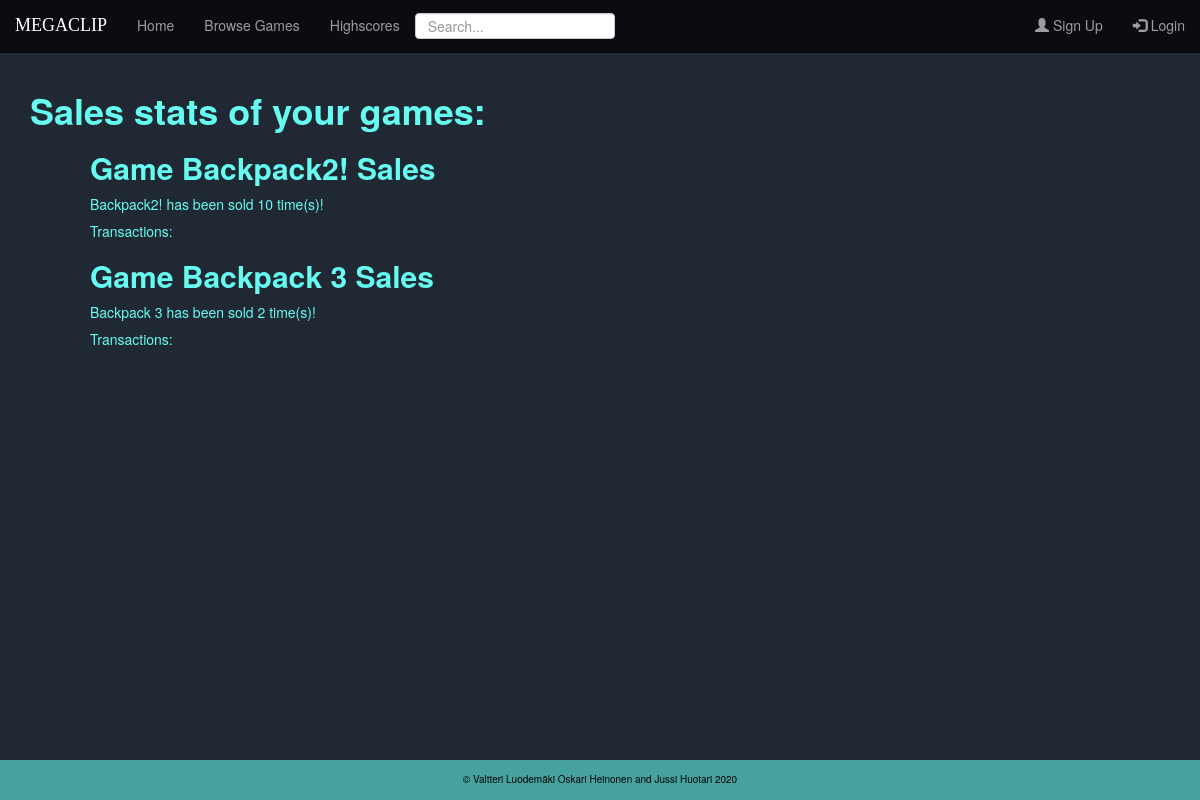
Page /user/Suppercell on the earlier database version.
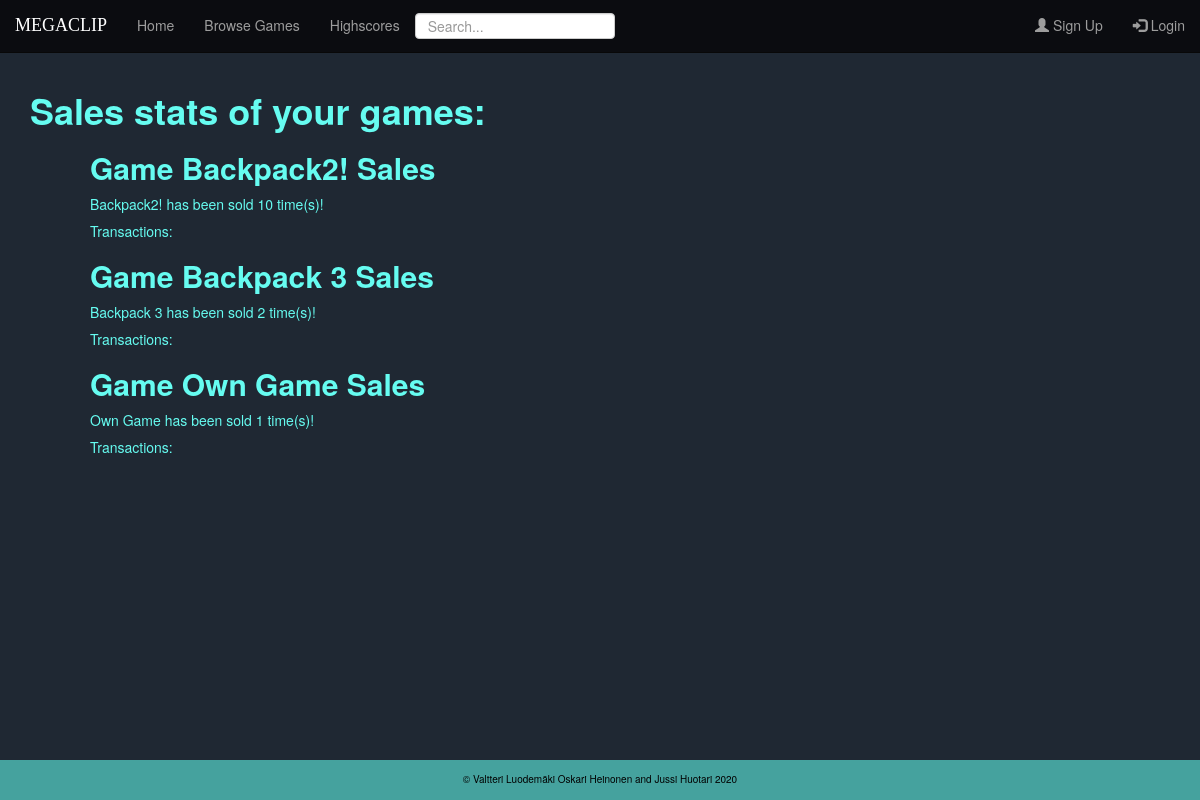
Same page on the later database version.
### gamestore/models.py (models this page shows, shortened)
class Game(models.Model):
    name = models.CharField(max_length=255, primary_key=True, unique=True)
    url = models.URLField(max_length=255)
    price = models.DecimalField(max_digits=20, decimal_places=2)
    developer = models.ForeignKey('users.CustomUser', on_delete=models.CASCADE, null=True)
    def sales(self):
        numbers_sold = Transaction.objects.filter(game=self).count()
        return numbers_sold

### gamestore/views.py (the view)
# urls.py: path('user/<str:username>',UserGameListView.as_view(),name='user-stats' ), #domain/user/johndoe
class UserGameListView(ListView):
    model = Game
    template_name = 'gamestore/user_stats.html'
    context_object_name = 'games'
    def get_queryset(self):
        user = get_object_or_404(CustomUser, username=self.kwargs.get('username'))
        return Game.objects.filter(developer=user)
    def get_context_data(self, **kwargs):
        context = super(UserGameListView, self).get_context_data(**kwargs)
        context.update({
            'transactions': Transaction.objects.all(),
            'sales_stats_page' : 'active'
        })
        return context

### gamestore/templates/gamestore/user_stats.html (shortened to what this page needs)
{% extends "base.html" %}
{% block content%}
<h1><strong>Sales stats of your games:</strong></h1>
<div class="cont-2">
  {% for game in games %}
    <h2><strong>Game {{ game.name }} Sales</strong></h2>
    <p>{{game.name}} has been sold {{ game.sales }} time(s)!</p>
    <h5>Transactions: </h5>
  {% endfor %}
  </div>
{% endblock content%}

Differences in the rows shown:
added Game: name "Own Game", sales "1"
